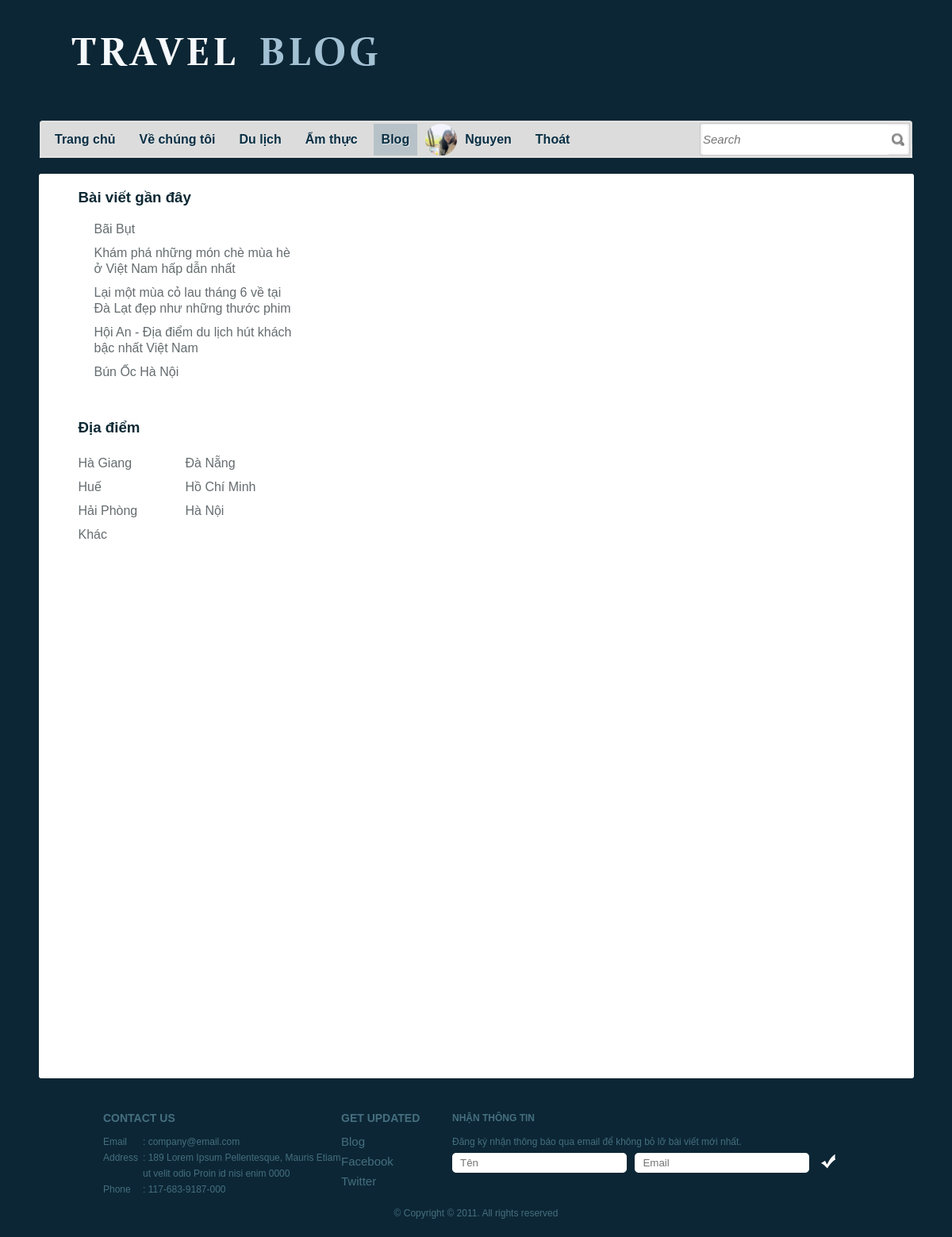
The app's page /blog_dd.php (signed in) with its own data.
### tables this page shows
CREATE TABLE `register` (
  `id_regt` int(11) NOT NULL,
  `Fullname` varchar(50) NOT NULL,
  `email` varchar(30) NOT NULL,
  `password` varchar(10) NOT NULL,
  `gender` varchar(10) NOT NULL,
  `address` varchar(20) NOT NULL,
  `birthday` date NOT NULL,
  `file` varchar(100) NOT NULL,
  `level` int(11) NOT NULL
);

CREATE TABLE `blog` (
  `id_blog` int(11) NOT NULL,
  `id_regt` int(11) NOT NULL,
  `id_sub` int(11) NOT NULL,
  `Name_blog` text NOT NULL,
  `id_add` varchar(100) NOT NULL,
  `S_blog` text NOT NULL,
  `L_blog` text NOT NULL,
  `Date_blog` date DEFAULT NULL,
  `image` varchar(100) NOT NULL,
  `check_blog` int(11) NOT NULL
);

CREATE TABLE `add_blog` (
  `id_add` int(11) NOT NULL,
  `name_add` varchar(50) NOT NULL
);

### control.php (called while the page is built, shortened)
<?php
include('connect.php');
 class data{
    public function get_register($email,$pass){
        global $conn;
        $sql="select*from register where email='$email' and password='$pass'";
        $run=mysqli_query($conn,$sql);
        return $run;
    }
public function post_blog5()
{
    global $conn;
    $sql="SELECT*from register,blog WHERE register.id_regt=blog.id_regt and check_blog= 1 ORDER by Date_blog DESC LIMIT 5";
    $run =mysqli_query($conn,$sql);
    return $run;
}
public function select_add(){
    global $conn;
    $sql="SELECT*from add_blog";
    $run =mysqli_query($conn,$sql);
    return $run;
}
}

### blog_dd.php (the view, shortened to what this page needs)
<!DOCTYPE html>
<?php
include("control.php");
$get_data=new data();
if(!empty($_SESSION["email"])){
$select_info=$get_data->get_register($_SESSION["email"],$_SESSION["pass"]);
foreach($select_info as $select){
	$name_login=$select["Fullname"];
	$user_avata=$select["file"];
}
}
?>
<html>
<head>
	<link rel="stylesheet" href="css/style.css" type="text/css" charset="utf-8" />
</head>
<body>
<div id="header">
		<a href="trang1.php" id="logo"><img src="images/logo1.jpg" alt="LOGO" /></a>
		<div id="navigation">
			<ul>
				<li><a href="trang1.php">Trang chủ</a></li>
				<li><a href="about.php">Về chúng tôi</a></li>
				<li><a href="travel.php">Du lịch</a></li>
				<li><a href="culinary.php">Ẩm thực</a></li>
				<li class="selected"><a href="blog.php" >Blog</a></li>
				<?php
				if(empty($_SESSION["email"])){
				?>
				<li><a href="contact.php">Nhận thông tin</a></li>
				<li><a href="login.php">Đăng nhập</a></li>
				<li><a href="register.php">Đăng ký</a></li>
				<?php
				}
				else{?>
					<li><img src="img/<?php echo $user_avata?>" width="40px" height="40px" style="border-radius:50%;padding-right:0px;">
					</li>
					<li><a href="user_login.php" class="name" style="padding-left: 0px;margin-left:0px;"><?php echo $name_login;?></a></li>
					<li><a href="logout.php">Thoát</a></li>
				<?php
				}
				?>
			</ul>
		</div>
		<div id="search">
        <form action="" method="POST">
				<input type="text" placeholder="Search" class="txtfield" name="txt_search">
				<input type="submit" value="" class="button" name="btn_search">
			</form>
		</div>
	</div>
	<div id="contents">
		<div class="background">
			<div id="blogs">
				<div class="sidebar">
					<div class="posts">
						<h3>Bài viết gần đây</h3>
						<ul>
							<?php
							$blog=$get_data->post_blog5();
							foreach($blog as $blog5){
							?>
								<li><a href="fullblog.php?content=<?php echo $blog5['id_blog'];?>"><?php echo $blog5['Name_blog'] ?></a></li>
							<?php
							}
							?>
						</ul>
					</div>
					<div class="archives">
						<h3>Địa điểm</h3>
						<ul>
							<?php
							$addr=$get_data->select_add();
							foreach($addr as $dd){
							?>
							<li><a href="blog_dd.php?id_add=<?php echo $dd['id_add'];?>"><?php echo $dd['name_add'] ?></a></li>
						<?php
							}
						?>
						</ul>
					</div>
				</div>
			</div>
		</div>
	</div>
	<div id="footer">
		<ul class="contacts">
			<h3>Contact Us</h3>
			<li><span>Email</span><p>: company@email.com</p></li>
			<li><span>Address</span><p>: 189 Lorem Ipsum Pellentesque, Mauris Etiam ut velit odio Proin id nisi enim 0000</p></li>
			<li><span>Phone</span><p>: 117-683-9187-000</p></li>
		</ul>
		<ul id="connect">
			<h3>Get Updated</h3>
			<li><a href="blog.php">Blog</a></li>
			<li><a href="http://facebook.com/freewebsitetemplates" target="_blank">Facebook</a></li>
			<li><a href="http://twitter.com/fwtemplates" target="_blank">Twitter</a></li>
		</ul>
		<div id="newsletter">
			<p><b>Nhận thông tin </b>
				Đăng ký nhận thông báo qua email để không bỏ lỡ bài viết mới nhất.
			</p>
			<form action="" method="post">
				<input type="text" placeholder="Tên" class="txtfield"  name="txt_name"/>
				<input type="text" placeholder="Email" class="txtfield"  name="txt_email"/>
				<input type="submit" value="" class="button" name="btnsub" />
			</form>
		</div>
		<span class="footnote">&copy; Copyright &copy; 2011. All rights reserved</span>
	</div>
</body>
</html>

### css/style.css (style rules this page uses)
html { font-family: Arial, Helvetica, sans-serif; }
body { background-color: #0c2635; margin: 0; }
img { border: 0; }
#header { width: 1100px; margin: 0 auto; padding: 40px 0; position: relative; }
#logo { display: block; padding: 0 0 35px 20px; }
#navigation { background: url(../images/bg-menu-left-curve.gif) no-repeat left bottom; height: 47px; padding: 13px 0 0 4px; position: absolute; bottom: -20px; left: 0; }
#navigation ul { background: url(../images/bg-menu.gif) repeat-x; display: inline-block; height: 40px; width: 840px; list-style: none; margin: 0; padding: 4px 0 3px; }
#navigation li { float: left; font-size: 16px; line-height: 40px; margin: 0 5px; text-align: center; }
#navigation li.selected { background-color: #b7c2c8; }
#navigation a { color: #092f44; font-weight: bold; padding: 0 10px; text-decoration: none; text-shadow: 1px 1px 0 #eaeaea; }
#search { background: url(../images/bg-search.gif) no-repeat right bottom; height: 47px; width: 268px; padding: 13px 0 0; position: absolute; bottom: -20px; right: 0; }
#search form { display: inline-block; margin: 0; padding: 5px 4px 4px; }
#search input { float: left; line-height: 38px; }
#search .txtfield { color: #6e6e6e; font-size: 15px; font-style: italic; height: 38px; width: 234px; border: 0; margin: 0; padding: 0; }
#search .button { background: url(../images/spotlight.gif) no-repeat right center; border: 0; cursor: pointer; height: 38px; width: 20px; margin: 0; padding: 0; }
#contents { padding: 40px 0 20px; }
#contents .background { background-color: #ffffff; line-height: 20px; min-height: 1100px; width: 1063px; border-radius: 3px; margin: 0 auto; padding: 20px; }
#contents div.background h3 { color: #0e2934; margin: 20px 0; text-transform: uppercase; }
#blogs { display: inline-block; }
#blogs div.section h3, #blogs div.sidebar h3 { margin: 0 0 20px; text-transform: none; }
#blogs div.sidebar { float: right; width: 270px; }
#contents #blogs div.sidebar ul li a { color: #646C6F; text-decoration: none; }
#blogs div.posts { margin: 0 0 40px; }
#blogs div.posts ul { margin: 0; padding: 0 0 0 20px; }
#blogs div.posts ul li { padding-bottom: 10px; }
#contents #blogs div.archives ul { display: inline-block; list-style: none; margin: 0; padding: 0; }
#contents #blogs div.archives ul li { float: left; width: 135px; line-height: 30px; }
#footer { color: #456f7f; line-height: 20px; width: 940px; margin: 0 auto; padding: 20px 10px; }
#footer ul.contacts { float: left; font-size: 12px; list-style: none; width: 300px; margin: 0; padding: 0 0 10px; }
#footer ul.contacts h3 { font-size: 14px; margin: 0 0 10px; text-transform: uppercase; }
#footer ul.contacts li span { float: left; width: 50px; }
#footer ul.contacts li p { margin: 0 0 0 50px; }
#connect { float: left; list-style: none; width: 140px; margin: 0; padding: 0; }
#connect h3 { font-size: 14px; margin: 0 0 10px; text-transform: uppercase; }
#connect li { padding: 0 0 5px; }
#connect li a { color: #456f7f; font-size: 15px; text-decoration: none; }
#newsletter { float: left; width: 500px; padding: 0 0 20px; }
#newsletter p { font-size: 12px; margin: 0; }
#newsletter p b { display: block; font-weight: 800; margin: 0 0 10px; text-transform: uppercase; }
#newsletter form { margin: 4px 0 16px; }
#newsletter .txtfield { background: url(../images/input.gif) no-repeat; color: #9c9c9c; height: 25px; line-height: 25px; width: 200px; border: 0; margin: 0 6px 0 0; padding: 0 10px; }
#newsletter .button { background: url(../images/button-check.gif) no-repeat; cursor: pointer; height: 25px; width: 25px; border: 0; padding: 0; }
#footer span.footnote { clear: both; display: block; font-size: 12px; margin: 40px 0 0; text-align: center; }

### blog_dd.php (style rules this page uses)
li { list-style:none; }

### records on screen
register: file (picture), Fullname "Nguyen"
blog: Name_blog "Bãi Bụt"
blog: Name_blog "Khám phá những món chè mùa hè ở Việt Nam hấp dẫn nhất"
blog: Name_blog "Lại một mùa cỏ lau tháng 6 về tại Đà Lạt đẹp như những thước phim"
blog: Name_blog "Hội An - Địa điểm du lịch hút khách bậc nhất Việt Nam"
blog: Name_blog "Bún Ốc Hà Nội"
add_blog: name_add "Hà Giang"
add_blog: name_add "Đà Nẵng"
add_blog: name_add "Huế"
add_blog: name_add "Hồ Chí Minh"
add_blog: name_add "Hải Phòng"
add_blog: name_add "Hà Nội"
add_blog: name_add "Khác"
